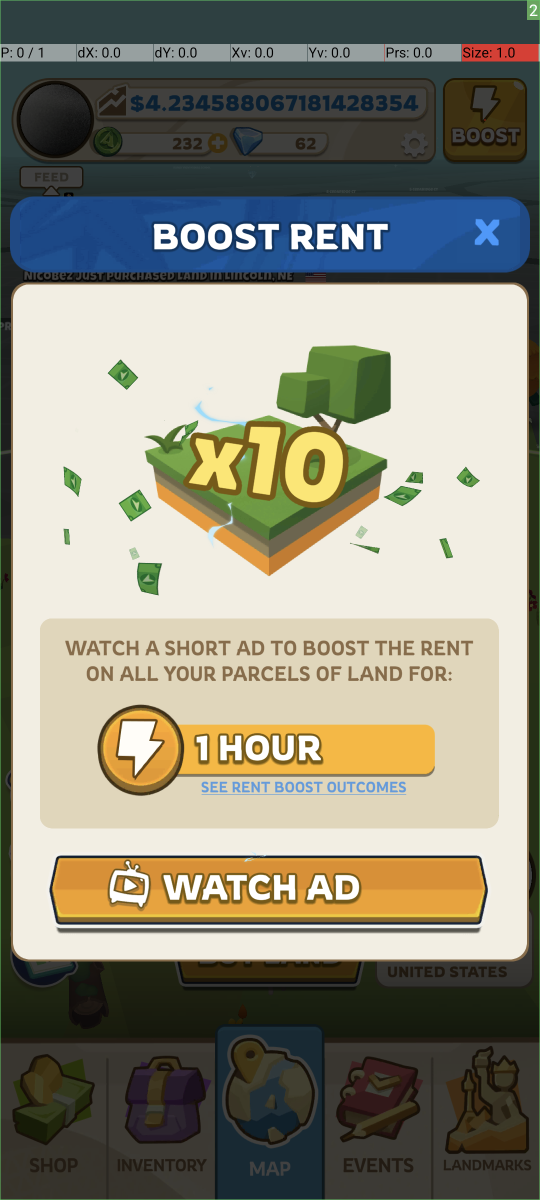
#> input picture mobile/atlas-earth/boost-popup.png, 1080 x 2400 px (shown at 1/2 size)
$ python resize_image.py ../mobile/atlas-earth/boost-popup.png out.png 100
#> lines starting #> are read from the running program, lines starting #| are printed output that depends on the picture
#!/usr/bin/env python3
import sys
from pathlib import Path
from PIL import Image

if len(sys.argv) < 3:
    sys.stderr.write("Usage: resize_image.py <input> <output> [max_width]")
    sys.exit(1)

src = Path(sys.argv[1])
dst = Path(sys.argv[2])
max_width = int(sys.argv[3]) if len(sys.argv) > 3 else 1080

img = Image.open(src)
#> img is the input picture: PIL image 1080x2400 RGBA; mean R, G, B, A 139.9, 138.2, 123.2, 255
width, height = img.size
#> width = 1080; height = 2400
if width > max_width:
    ratio = max_width / float(width)
#> ratio = 0.0926
    size = (max_width, int(height * ratio))
#> size = (100, 222)
    img = img.resize(size, Image.LANCZOS)
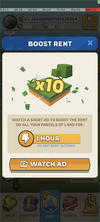
#> img: PIL image 100x222 RGBA; mean R, G, B, A 139.8, 138, 123.1, 255
img.save(dst)
